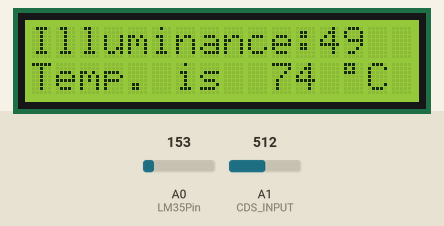
A sketch run on a simulated Arduino Uno, built with avr-gcc and run on an emulated ATmega328P. Shown: 16×2 character LCD. Inputs (shaded band) come from the test bench; at power-on: A0 (LM35Pin) = 153, A1 (CDS_INPUT) = 512.

Above: at 4.7 s.
4.8 s: A0 (LM35Pin) set to 165
At 7.5 s:
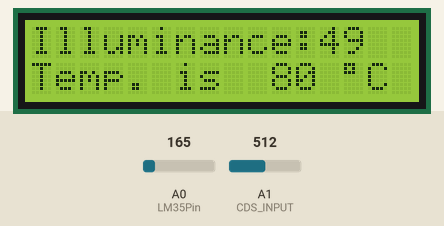
8.6 s: A1 (CDS_INPUT) set to 716
At 11.3 s:
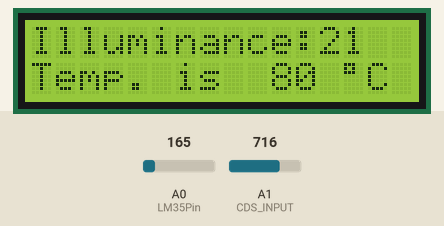
11.6 s: A0 (LM35Pin) set to 175
At 14.3 s:
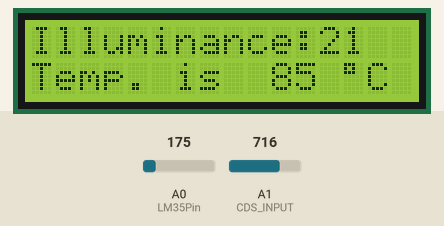
14.6 s: A1 (CDS_INPUT) set to 900
At 17.1 s:
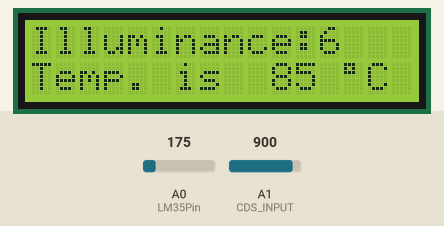
17.6 s: A0 (LM35Pin) set to 191
At 19.9 s:
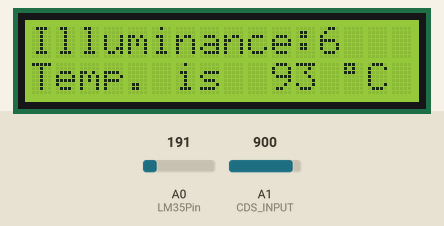
20.6 s: A1 (CDS_INPUT) set to 1023
At 22.7 s:
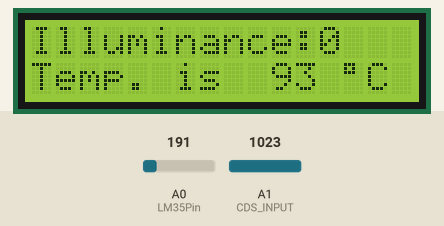
Timing chart, 0 to 24.2 s (numbered marks = the images above; inputs shaded):
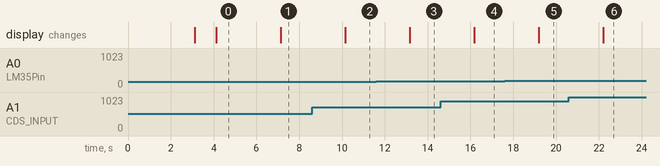

The sketch:

AR06_cds_lm35.ino
```cpp
/*
 예제 6.3
 LM35를 이용한 온도 측정
 */
 #define CDS_INPUT 1
// I2C 통신 라이브러리 설정
#include <Wire.h>
// I2C LCD 라리브러리 설정
#include <LiquidCrystal_I2C.h>

// LCD I2C address 설정
// PCF8574:0x27, PCF8574A:0x3F
LiquidCrystal_I2C lcd(0x27,16,2);

// 0번 아날로그핀을 LM35 입력으로 설정한다.
const int CdSPin = 1;
const int LM35Pin = 0;

void setup() {

  // 16X2 LCD 모듈 설정하고 백라이트를 켠다.
  lcd.init();        // LCD 설정
  lcd.backlight();

  // 메세지를 표시한다.
  lcd.print("ex 6.3");
  lcd.setCursor(0,1);
  lcd.print("Checking Temp.");

  // 3초동안 메세지를 표시한다.
  delay(3000);

  // 모든 메세지를 삭체한 뒤
  // 숫자를 제외한 부분들을 미리 출력시킨다.
  lcd.clear();
  lcd.setCursor(0,0);
  lcd.print("Illuminance:");
  lcd.setCursor(0,1);
  lcd.print("Temp. is ");

  //LCD 문자표에서 '°' 기호를 직접 써준다
  lcd.setCursor(13,1);
  lcd.write(B11011111);

   // '°' 기호 문자코드
  lcd.setCursor(14,1);
  lcd.print("C");  // 'C'를 표시한다.
}

void loop(){
  int adcValue;
  int illuminance; // 현재의 밝기. 0~100
  long temp; // 현재의 온도
  int value = analogRead(CDS_INPUT);
  Serial.println(int(luminosity(value)));
  delay(1000);

  // CdS cell을 통하여 입력되는 전압을 읽는다.
  adcValue = analogRead(CdSPin);
  // 아날로그 입력 값을 0~100의 범위로 변경한다.
  illuminance = map(adcValue, 0, 1023, 100, 0);

  // LM35의 Vout을 읽는다.
  adcValue = analogRead(LM35Pin);
  // 온도값으로 환산한다. 오버플로우 방지를 위하여 500L로 표시한다.
  // 500L의 경우 500을 32비트 long 형태의 숫자로 나타내 준다.
  temp = (adcValue * 500L) / 1023;

  // 전에 표시했던 내용을 지우고 LCD에 ADC 값과 온도를 출력한다.
  // 지우지 않으면 이전에 표시했던 값이 남게 된다.
  lcd.setCursor(12,0);
  lcd.print("    ");
  // ADC 값을 표시한다
  lcd.setCursor(12,0);
  lcd.print(int(luminosity(value)));

  // 전에 표시했던 내용을 지운다.
  lcd.setCursor(10,1);
  lcd.print("   ");

  // 온도를 표시한다
  lcd.setCursor(10,1);
  lcd.print(temp);

  delay(2000);
}
double luminosity (int RawADCO){
  double Vout = RawADCO*5.0/1023;
  double lux = (2500/Vout-500)/10;
  return lux;
}
```

Measured:
- after the input at 4.8 s, the display: changes after 2.3 s (image 1)
- after the input at 8.6 s, the display: changes after 1.6 s (image 2)
- after the input at 11.6 s, the display: changes after 1.6 s (image 3)
- after the input at 14.6 s, the display: changes after 1.6 s (image 4)
- after the input at 17.6 s, the display: changes after 1.6 s (image 5)
- after the input at 20.6 s, the display: changes after 1.6 s (image 6)
